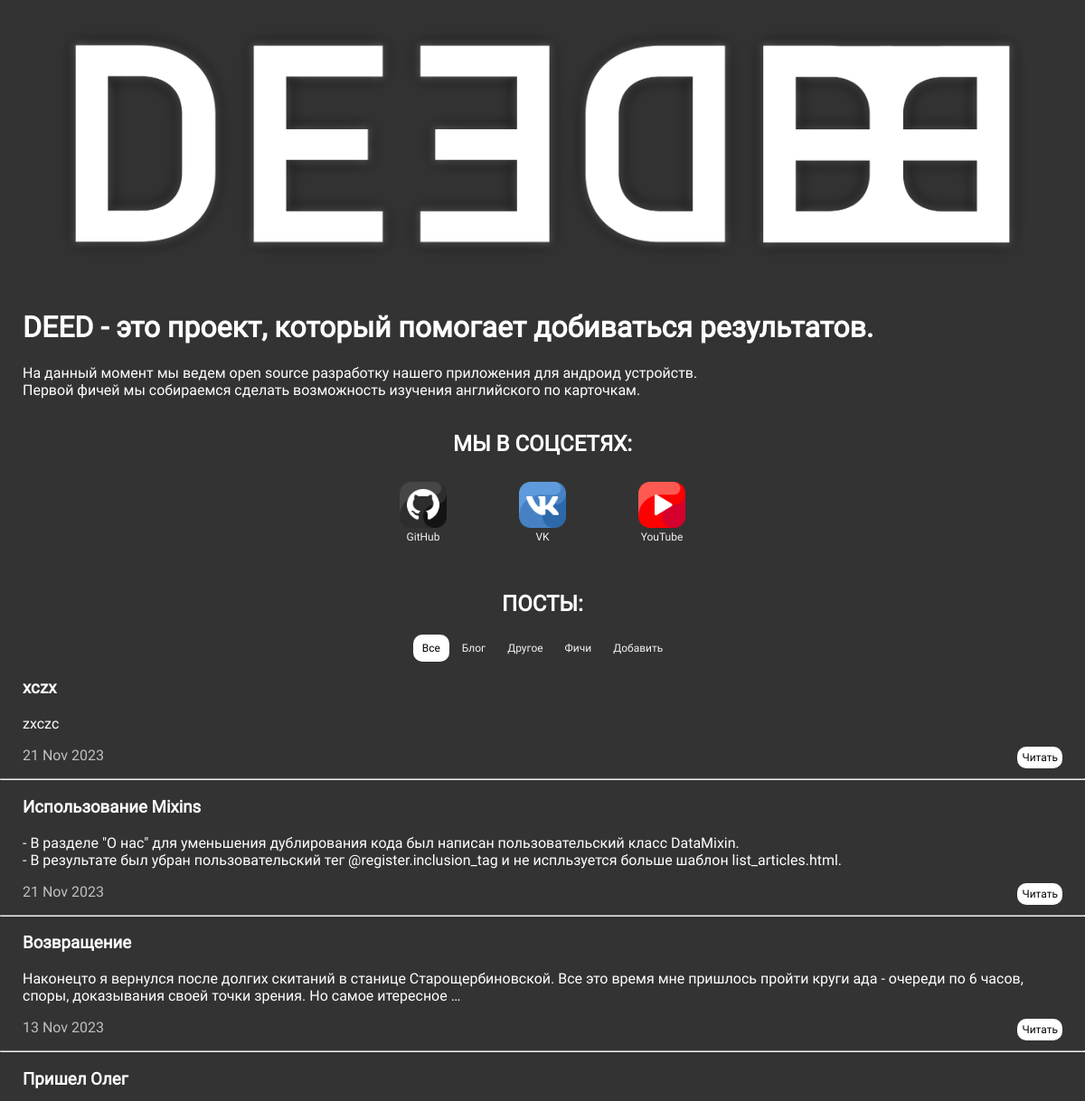
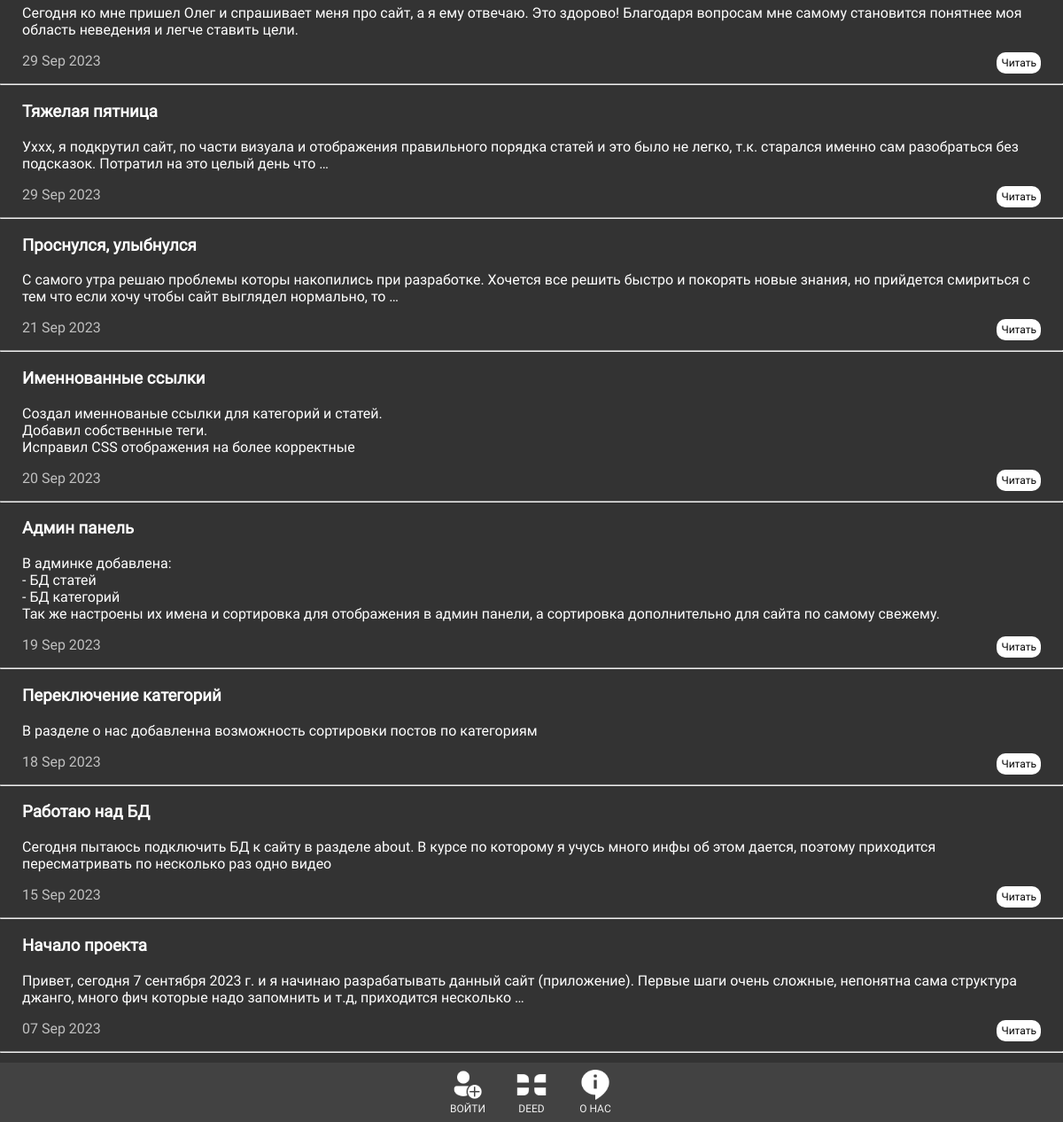
Screenshot of /about (signed in) with the database file from the repository (2 pictures, top to bottom).
### main_deed/models.py (models this page shows, shortened)
class Category(models.Model):
    name = models.CharField(max_length=100, db_index=True, verbose_name='Категория')
    slug = models.SlugField(max_length=255, unique=True, db_index=True, verbose_name='URL')
    def get_absolute_url(self):
        return reverse('category', kwargs={'cat_slug': self.slug})
    class Meta:
        verbose_name = 'Категория'
        verbose_name_plural = 'Категории'

class DeedArticles(models.Model):
    title = models.CharField(max_length=30, verbose_name='Заголовок')
    slug = models.SlugField(max_length=255, unique=True, db_index=True, verbose_name='URL')
    content = models.TextField(blank=True, verbose_name='Текст')
    photo = models.ImageField(upload_to="photos/%artmain/", verbose_name='Фото')
    time_create = models.DateTimeField(auto_now_add=True, verbose_name='Время создания')
    time_update = models.DateTimeField(auto_now=True, verbose_name='Время изменения')
    is_published = models.BooleanField(default=True)
    cat = models.ForeignKey('Category', on_delete=models.PROTECT, verbose_name='Категория')
    def get_absolute_url(self):
        return reverse('post', kwargs={'post_slug': self.slug})
    class Meta:
        verbose_name = "Статья в разделе \'О нас\'"
        verbose_name_plural = "Статьи в разделе \'О нас\'"
        ordering = ['-time_create', 'title']

### main_deed/views.py (the view)
# urls.py: path('about', AboutArticles.as_view(), name='about'),
class AboutArticles(DataMixin, ListView):
    model = DeedArticles
    template_name = 'main_deed/about.html'
    context_object_name = 'articles'
    def get_context_data(self, *, object_list=None, **kwargs):
        context = super().get_context_data(**kwargs)
        c_def = self.get_user_context(title='О проекте')
        return dict(list(context.items()) + list(c_def.items()))
    def get_queryset(self):
        return self.model.objects.filter(is_published=True)

### main_deed/templatetags/main_deed_tags.py (called while the page is built)
@register.simple_tag()
def get_menu():
    menu = [
        {'title': 'ВОЙТИ', 'url_name': 'login', 'src_img': 'main_deed/images/login.png'},
        {'title': 'DEED', 'url_name': 'main', 'src_img': 'main_deed/images/deed.png'},
        {'title': 'О НАС', 'url_name': 'about', 'src_img': 'main_deed/images/about.png'},
    ]
    return menu

### main_deed/utils.py (called while the page is built)
    def get_user_context(self, **kwargs):
        context = kwargs
        cats = Category.objects.annotate(Count('deedarticles')) # изменить, сделать проверку если есть хотя бы одна статья
        context['cats'] = cats
        context['show_add_article'] = self.request.user.is_authenticated
        if 'cat_selected' not in context:
            context['cat_selected'] = 0
        return context

### main_deed/templates/main_deed/about.html
{% extends 'main_deed/base.html' %}
{% load static %}
{% load main_deed_tags %}
{% block content %}
<div class="headimg">
    <img src="{% static 'main_deed/images/deed_full.png' %}" alt="DEED">
</div>
<div class="textarticle">
    <h1>DEED - это проект, который помогает добиваться результатов.</h1>
    <p>На данный момент мы ведем open source разработку нашего приложения для андроид устройств.
    <br>Первой фичей мы собираемся сделать возможность изучения английского по карточкам.</p>
</div>
<div class="soc-net">
    <h2>МЫ В СОЦСЕТЯХ:</h2>
    <a href="https://github.com/Metall011/DEED">
        <img src="{% static 'main_deed/images/soc_net/icon-github.png' %}" />
        <br>GitHub </a>
    <a href="#">
        <img src="{% static 'main_deed/images/soc_net/icon-vk.png' %}" />
        <br>VK </a>
    <a href="#">
        <img src="{% static 'main_deed/images/soc_net/icon-youtube.png' %}" />
        <br>YouTube </a>
</div>
<div class="textarticle">
<h2 align="center">ПОСТЫ:</h2>
<div class="categories">
    {% if cat_selected == 0 %}
        <a class="selected">Все</a>
    {% else %}
        <a href="{% url 'about' %}">Все</a>
    {% endif %}
    {% for cat in cats %}
    {% if cat.deedarticles__count > 0 %}
        {% if cat.pk == cat_selected %}
            <a class="selected">{{ cat.name }}</a>
        {% else %}
            <a href="{{ cat.get_absolute_url }}">{{ cat.name }}</a>
        {% endif %}
    {% endif %}
    {% endfor %}
    {% if show_add_article %}
        <a href="{% url 'addpost' %}">Добавить</a>
    {% endif %}
</div>
{% for article in articles %}
    <h3>{{ article.title }}</h3>
    <p>{{ article.content|linebreaks|truncatewords:30 }}</p>
    <div>
        <p class="date">{{ article.time_create|date:'d M Y' }}
            <a class="a-article" href="{{ article.get_absolute_url }}">Читать</a>
        </p>
    </div>
    <hr>
{% endfor %}
</div>
{% endblock %}

### main_deed/static/main_deed/css/styles.css (style rules this page uses)
html, body { font-family: Roboto; margin: 0; padding: 0; height: 100%; color: #fff; background: #333; }
.textarticle { overflow: hidden; width: 100%; text-align: left; }
.textarticle h1, h2, h3, p, hr { padding-left: 25px; padding-right: 25px; }
.textarticle h2 { padding-top: 25px; }
.a-article { text-decoration: none; color: black; background-color: #ffffff; border-radius: 10px; display: inline-block; float: right; text-align: center; padding: 5px 5px; font-size: 12px; }
.date { color: #c0c0c0; }
.navbar a, .soc-net a, .categories a, .btm a { float: none; display: inline-block; color: #f2f2f2; padding: 8px 10px; text-decoration: none; font-size: 12px; }
.soc-net a { padding: 8px 0px; }
.categories a.selected { background-color: #fff; color: black; border-radius: 10px; }
.soc-net, .categories { overflow: hidden; bottom: 0; width: 100%; text-align: center; }
.soc-net img { width: 40%; }
.headimg img { width: 100%; text-align: center; }

### rows the page displays
Category: name "Блог"
Category: name "Другое"
Category: name "Фичи"
DeedArticles: title "xczx", content "zxczc", time_create "21 Nov 2023"
DeedArticles: title "Использование Mixins", content "- В разделе \"О нас\" для уменьшения дублирования кода был написан пользовательский класс DataMixin. - В результате был убран пользовательский тег @register.inclusion_tag и не испльзуется больше шаблон list_articles.html.", time_create "21 Nov 2023"
DeedArticles: title "Возвращение", content "Наконецто я вернулся после долгих скитаний в станице Старощербиновской. Все это время мне пришлось пройти круги ада - очереди по 6 часов, споры, доказывания своей точки зрения. Но самое итересное …", time_create "13 Nov 2023"
DeedArticles: title "Пришел Олег", content "Сегодня ко мне пришел Олег и спрашивает меня про сайт, а я ему отвечаю. Это здорово! Благодаря вопросам мне самому становится понятнее моя область неведения и легче ставить цели.", time_create "29 Sep 2023"
DeedArticles: title "Тяжелая пятница", content "Уххх, я подкрутил сайт, по части визуала и отображения правильного порядка статей и это было не легко, т.к. старался именно сам разобраться без подсказок. Потратил на это целый день что …", time_create "29 Sep 2023"
DeedArticles: title "Проснулся, улыбнулся", content "С самого утра решаю проблемы которы накопились при разработке. Хочется все решить быстро и покорять новые знания, но прийдется смириться с тем что если хочу чтобы сайт выглядел нормально, то …", time_create "21 Sep 2023"
DeedArticles: title "Именнованные ссылки", content "Создал именнованые ссылки для категорий и статей. Добавил собственные теги. Исправил CSS отображения на более корректные", time_create "20 Sep 2023"
DeedArticles: title "Админ панель", content "В админке добавлена: - БД статей - БД категорий Так же настроены их имена и сортировка для отображения в админ панели, а сортировка дополнительно для сайта по самому свежему.", time_create "19 Sep 2023"
DeedArticles: title "Переключение категорий", content "В разделе о нас добавленна возможность сортировки постов по категориям", time_create "18 Sep 2023"
DeedArticles: title "Работаю над БД", content "Сегодня пытаюсь подключить БД к сайту в разделе about. В курсе по которому я учусь много инфы об этом дается, поэтому приходится пересматривать по несколько раз одно видео", time_create "15 Sep 2023"
DeedArticles: title "Начало проекта", content "Привет, сегодня 7 сентября 2023 г. и я начинаю разрабатывать данный сайт (приложение). Первые шаги очень сложные, непонятна сама структура джанго, много фич которые надо запомнить и т.д, приходится несколько …", time_create "07 Sep 2023"

### other values shown
{{ m.title }} "ВОЙТИ" "DEED" "О НАС"
